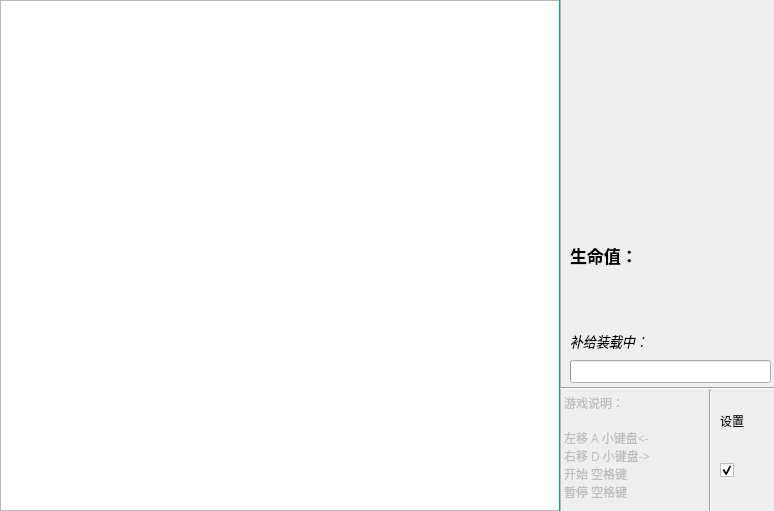
<?xml version="1.0" encoding="UTF-8"?>
<ui version="4.0">
 <class>GameWindow</class>
 <widget class="QWidget" name="GameWindow">
  <property name="geometry">
   <rect>
    <x>0</x>
    <y>0</y>
    <width>774</width>
    <height>511</height>
   </rect>
  </property>
  <property name="sizePolicy">
   <sizepolicy hsizetype="Preferred" vsizetype="Preferred">
    <horstretch>0</horstretch>
    <verstretch>0</verstretch>
   </sizepolicy>
  </property>
  <property name="font">
   <font>
    <family>宋体</family>
   </font>
  </property>
  <property name="windowTitle">
   <string>BlockBreaker</string>
  </property>
  <property name="windowIcon">
   <iconset>
    <normaloff>C:/Users/lx/Desktop/www.ico.la_905cde0ef4ee3dc96ad0086a0e28bdf3_32X32.ico</normaloff>C:/Users/lx/Desktop/www.ico.la_905cde0ef4ee3dc96ad0086a0e28bdf3_32X32.ico</iconset>
  </property>
  <property name="autoFillBackground">
   <bool>true</bool>
  </property>
  <property name="styleSheet">
   <string notr="true"/>
  </property>
  <property name="locale">
   <locale language="English" country="UnitedStates"/>
  </property>
  <widget class="QGraphicsView" name="GameView">
   <property name="geometry">
    <rect>
     <x>0</x>
     <y>0</y>
     <width>561</width>
     <height>511</height>
    </rect>
   </property>
   <property name="font">
    <font>
     <family>宋体</family>
    </font>
   </property>
   <property name="locale">
    <locale language="English" country="UnitedStates"/>
   </property>
  </widget>
  <widget class="QTextEdit" name="Tip">
   <property name="enabled">
    <bool>false</bool>
   </property>
   <property name="geometry">
    <rect>
     <x>560</x>
     <y>390</y>
     <width>151</width>
     <height>121</height>
    </rect>
   </property>
   <property name="font">
    <font>
     <family>宋体</family>
    </font>
   </property>
   <property name="styleSheet">
    <string notr="true">background-color: rgba(255, 255, 255, 0);</string>
   </property>
   <property name="locale">
    <locale language="English" country="UnitedStates"/>
   </property>
   <property name="frameShape">
    <enum>QFrame::NoFrame</enum>
   </property>
   <property name="readOnly">
    <bool>true</bool>
   </property>
   <property name="html">
    <string>&lt;!DOCTYPE HTML PUBLIC &quot;-//W3C//DTD HTML 4.0//EN&quot; &quot;http://www.w3.org/TR/REC-html40/strict.dtd&quot;&gt;
&lt;html&gt;&lt;head&gt;&lt;meta name=&quot;qrichtext&quot; content=&quot;1&quot; /&gt;&lt;style type=&quot;text/css&quot;&gt;
p, li { white-space: pre-wrap; }
&lt;/style&gt;&lt;/head&gt;&lt;body style=&quot; font-family:'宋体'; font-size:9pt; font-weight:400; font-style:normal;&quot;&gt;
&lt;p style=&quot; margin-top:0px; margin-bottom:0px; margin-left:0px; margin-right:0px; -qt-block-indent:0; text-indent:0px;&quot;&gt;&lt;span style=&quot; font-family:'SimSun';&quot;&gt;游戏说明：&lt;/span&gt;&lt;/p&gt;
&lt;p style=&quot;-qt-paragraph-type:empty; margin-top:0px; margin-bottom:0px; margin-left:0px; margin-right:0px; -qt-block-indent:0; text-indent:0px; font-family:'SimSun';&quot;&gt;&lt;br /&gt;&lt;/p&gt;
&lt;p style=&quot; margin-top:0px; margin-bottom:0px; margin-left:0px; margin-right:0px; -qt-block-indent:0; text-indent:0px;&quot;&gt;&lt;span style=&quot; font-family:'SimSun';&quot;&gt;左移 A 小键盘&amp;lt;-&lt;/span&gt;&lt;/p&gt;
&lt;p style=&quot; margin-top:0px; margin-bottom:0px; margin-left:0px; margin-right:0px; -qt-block-indent:0; text-indent:0px;&quot;&gt;&lt;span style=&quot; font-family:'SimSun';&quot;&gt;右移 D 小键盘-&amp;gt;&lt;/span&gt;&lt;/p&gt;
&lt;p style=&quot; margin-top:0px; margin-bottom:0px; margin-left:0px; margin-right:0px; -qt-block-indent:0; text-indent:0px;&quot;&gt;&lt;span style=&quot; font-family:'SimSun';&quot;&gt;开始 空格键&lt;/span&gt;&lt;/p&gt;
&lt;p style=&quot; margin-top:0px; margin-bottom:0px; margin-left:0px; margin-right:0px; -qt-block-indent:0; text-indent:0px;&quot;&gt;&lt;span style=&quot; font-family:'SimSun';&quot;&gt;暂停 空格键&lt;/span&gt;&lt;/p&gt;&lt;/body&gt;&lt;/html&gt;</string>
   </property>
  </widget>
  <widget class="Line" name="line">
   <property name="geometry">
    <rect>
     <x>529</x>
     <y>-10</y>
     <width>61</width>
     <height>521</height>
    </rect>
   </property>
   <property name="font">
    <font>
     <family>宋体</family>
    </font>
   </property>
   <property name="styleSheet">
    <string notr="true"> 
color: rgb(0, 170, 127);</string>
   </property>
   <property name="locale">
    <locale language="English" country="UnitedStates"/>
   </property>
   <property name="frameShadow">
    <enum>QFrame::Plain</enum>
   </property>
   <property name="lineWidth">
    <number>1</number>
   </property>
   <property name="orientation">
    <enum>Qt::Vertical</enum>
   </property>
  </widget>
  <widget class="Line" name="line_2">
   <property name="geometry">
    <rect>
     <x>560</x>
     <y>380</y>
     <width>231</width>
     <height>16</height>
    </rect>
   </property>
   <property name="orientation">
    <enum>Qt::Horizontal</enum>
   </property>
  </widget>
  <widget class="QLabel" name="label">
   <property name="geometry">
    <rect>
     <x>570</x>
     <y>240</y>
     <width>101</width>
     <height>31</height>
    </rect>
   </property>
   <property name="font">
    <font>
     <pointsize>13</pointsize>
     <weight>75</weight>
     <bold>true</bold>
    </font>
   </property>
   <property name="text">
    <string>生命值：</string>
   </property>
  </widget>
  <widget class="QProgressBar" name="awardProgressBar">
   <property name="geometry">
    <rect>
     <x>570</x>
     <y>360</y>
     <width>201</width>
     <height>23</height>
    </rect>
   </property>
   <property name="value">
    <number>0</number>
   </property>
   <property name="textVisible">
    <bool>false</bool>
   </property>
  </widget>
  <widget class="QLabel" name="label_2">
   <property name="geometry">
    <rect>
     <x>570</x>
     <y>320</y>
     <width>121</width>
     <height>41</height>
    </rect>
   </property>
   <property name="font">
    <font>
     <pointsize>10</pointsize>
     <italic>true</italic>
    </font>
   </property>
   <property name="text">
    <string>补给装载中：</string>
   </property>
  </widget>
  <widget class="Line" name="line_3">
   <property name="geometry">
    <rect>
     <x>690</x>
     <y>390</y>
     <width>41</width>
     <height>131</height>
    </rect>
   </property>
   <property name="orientation">
    <enum>Qt::Vertical</enum>
   </property>
  </widget>
  <widget class="QCheckBox" name="backgroundCheckBox">
   <property name="geometry">
    <rect>
     <x>720</x>
     <y>450</y>
     <width>51</width>
     <height>41</height>
    </rect>
   </property>
   <property name="text">
    <string/>
   </property>
   <property name="icon">
    <iconset resource="image.qrc">
     <normaloff>:/icon/image/icon/backgroundControler.png</normaloff>:/icon/image/icon/backgroundControler.png</iconset>
   </property>
   <property name="iconSize">
    <size>
     <width>32</width>
     <height>32</height>
    </size>
   </property>
   <property name="checked">
    <bool>true</bool>
   </property>
   <property name="tristate">
    <bool>false</bool>
   </property>
  </widget>
  <widget class="QLabel" name="label_3">
   <property name="geometry">
    <rect>
     <x>720</x>
     <y>400</y>
     <width>41</width>
     <height>41</height>
    </rect>
   </property>
   <property name="text">
    <string>设置</string>
   </property>
  </widget>
  <widget class="QWidget" name="">
   <property name="geometry">
    <rect>
     <x>570</x>
     <y>272</y>
     <width>206</width>
     <height>66</height>
    </rect>
   </property>
   <layout class="QHBoxLayout" name="horizontalLayout">
    <item>
     <widget class="QLabel" name="life1">
      <property name="text">
       <string/>
      </property>
      <property name="pixmap">
       <pixmap resource="image.qrc">:/Ball/image/ball/normallBall.png</pixmap>
      </property>
     </widget>
    </item>
    <item>
     <widget class="QLabel" name="life2">
      <property name="text">
       <string/>
      </property>
      <property name="pixmap">
       <pixmap resource="image.qrc">:/Ball/image/ball/normallBall.png</pixmap>
      </property>
     </widget>
    </item>
    <item>
     <widget class="QLabel" name="life3">
      <property name="text">
       <string/>
      </property>
      <property name="pixmap">
       <pixmap resource="image.qrc">:/Ball/image/ball/normallBall.png</pixmap>
      </property>
     </widget>
    </item>
   </layout>
  </widget>
  <widget class="QWidget" name="">
   <property name="geometry">
    <rect>
     <x>570</x>
     <y>10</y>
     <width>201</width>
     <height>261</height>
    </rect>
   </property>
   <layout class="QVBoxLayout" name="verticalLayout">
    <item>
     <widget class="QTextEdit" name="level">
      <property name="enabled">
       <bool>false</bool>
      </property>
      <property name="font">
       <font>
        <family>宋体</family>
        <pointsize>18</pointsize>
        <weight>75</weight>
        <bold>true</bold>
       </font>
      </property>
      <property name="styleSheet">
       <string notr="true">background-color: rgba(255, 255, 255, 0);
 
 
 
color: rgb(0, 255, 0);</string>
      </property>
      <property name="locale">
       <locale language="English" country="UnitedStates"/>
      </property>
      <property name="frameShape">
       <enum>QFrame::NoFrame</enum>
      </property>
      <property name="frameShadow">
       <enum>QFrame::Raised</enum>
      </property>
      <property name="readOnly">
       <bool>true</bool>
      </property>
      <property name="html">
       <string>&lt;!DOCTYPE HTML PUBLIC &quot;-//W3C//DTD HTML 4.0//EN&quot; &quot;http://www.w3.org/TR/REC-html40/strict.dtd&quot;&gt;
&lt;html&gt;&lt;head&gt;&lt;meta name=&quot;qrichtext&quot; content=&quot;1&quot; /&gt;&lt;style type=&quot;text/css&quot;&gt;
p, li { white-space: pre-wrap; }
&lt;/style&gt;&lt;/head&gt;&lt;body style=&quot; font-family:'宋体'; font-size:18pt; font-weight:600; font-style:normal;&quot;&gt;
&lt;p style=&quot;-qt-paragraph-type:empty; margin-top:0px; margin-bottom:0px; margin-left:0px; margin-right:0px; -qt-block-indent:0; text-indent:0px; font-size:9pt; font-weight:400;&quot;&gt;&lt;br /&gt;&lt;/p&gt;&lt;/body&gt;&lt;/html&gt;</string>
      </property>
     </widget>
    </item>
    <item>
     <widget class="QTextEdit" name="score">
      <property name="enabled">
       <bool>false</bool>
      </property>
      <property name="font">
       <font>
        <family>宋体</family>
        <pointsize>14</pointsize>
        <weight>75</weight>
        <bold>true</bold>
       </font>
      </property>
      <property name="styleSheet">
       <string notr="true">background-color: rgba(255, 255, 255, 0);
 
 
color: rgb(79, 77, 77);</string>
      </property>
      <property name="locale">
       <locale language="English" country="UnitedStates"/>
      </property>
      <property name="frameShape">
       <enum>QFrame::NoFrame</enum>
      </property>
      <property name="frameShadow">
       <enum>QFrame::Raised</enum>
      </property>
      <property name="readOnly">
       <bool>true</bool>
      </property>
      <property name="html">
       <string>&lt;!DOCTYPE HTML PUBLIC &quot;-//W3C//DTD HTML 4.0//EN&quot; &quot;http://www.w3.org/TR/REC-html40/strict.dtd&quot;&gt;
&lt;html&gt;&lt;head&gt;&lt;meta name=&quot;qrichtext&quot; content=&quot;1&quot; /&gt;&lt;style type=&quot;text/css&quot;&gt;
p, li { white-space: pre-wrap; }
&lt;/style&gt;&lt;/head&gt;&lt;body style=&quot; font-family:'宋体'; font-size:14pt; font-weight:600; font-style:normal;&quot;&gt;
&lt;p style=&quot;-qt-paragraph-type:empty; margin-top:0px; margin-bottom:0px; margin-left:0px; margin-right:0px; -qt-block-indent:0; text-indent:0px; font-size:9pt; font-weight:400;&quot;&gt;&lt;br /&gt;&lt;/p&gt;&lt;/body&gt;&lt;/html&gt;</string>
      </property>
     </widget>
    </item>
    <item>
     <widget class="QTextEdit" name="maxScore">
      <property name="enabled">
       <bool>false</bool>
      </property>
      <property name="font">
       <font>
        <family>宋体</family>
        <pointsize>14</pointsize>
        <weight>75</weight>
        <bold>true</bold>
       </font>
      </property>
      <property name="styleSheet">
       <string notr="true">background-color: rgba(255, 255, 255, 0);
 
 
color: rgb(79, 77, 77);</string>
      </property>
      <property name="locale">
       <locale language="English" country="UnitedStates"/>
      </property>
      <property name="frameShape">
       <enum>QFrame::NoFrame</enum>
      </property>
      <property name="frameShadow">
       <enum>QFrame::Raised</enum>
      </property>
      <property name="readOnly">
       <bool>true</bool>
      </property>
      <property name="html">
       <string>&lt;!DOCTYPE HTML PUBLIC &quot;-//W3C//DTD HTML 4.0//EN&quot; &quot;http://www.w3.org/TR/REC-html40/strict.dtd&quot;&gt;
&lt;html&gt;&lt;head&gt;&lt;meta name=&quot;qrichtext&quot; content=&quot;1&quot; /&gt;&lt;style type=&quot;text/css&quot;&gt;
p, li { white-space: pre-wrap; }
&lt;/style&gt;&lt;/head&gt;&lt;body style=&quot; font-family:'宋体'; font-size:14pt; font-weight:600; font-style:normal;&quot;&gt;
&lt;p style=&quot;-qt-paragraph-type:empty; margin-top:0px; margin-bottom:0px; margin-left:0px; margin-right:0px; -qt-block-indent:0; text-indent:0px; font-size:9pt; font-weight:400;&quot;&gt;&lt;br /&gt;&lt;/p&gt;&lt;/body&gt;&lt;/html&gt;</string>
      </property>
     </widget>
    </item>
   </layout>
  </widget>
 </widget>
 <resources>
  <include location="image.qrc"/>
 </resources>
 <connections/>
</ui>
